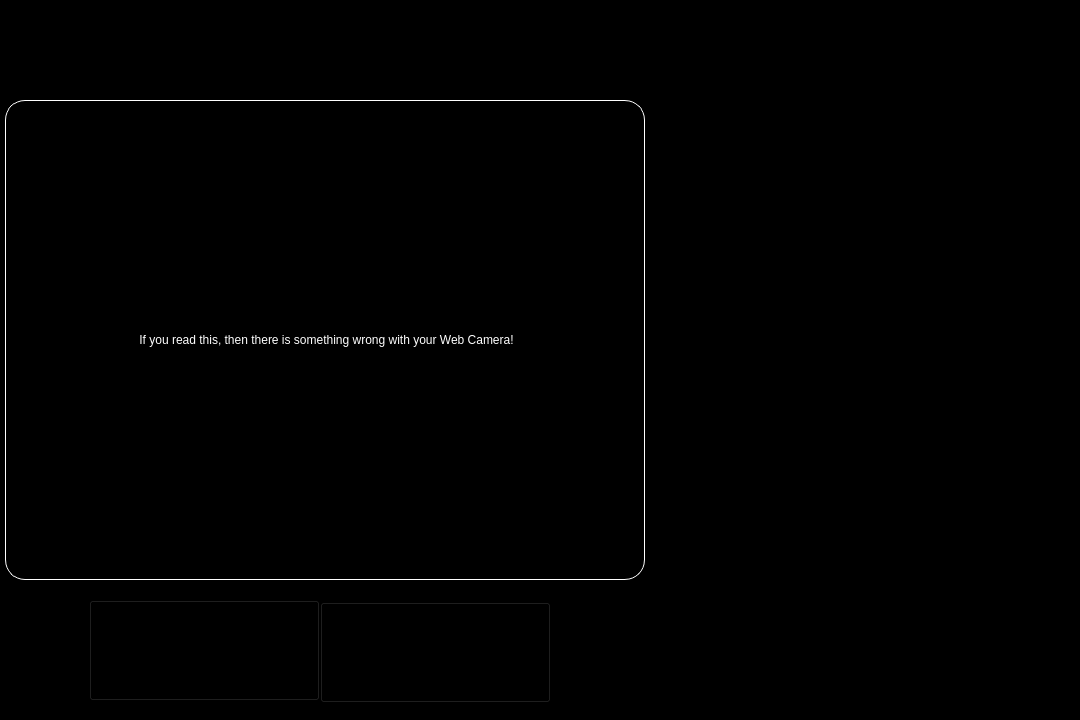
<?xml version="1.0" encoding="UTF-8"?>
<ui version="4.0">
 <class>MainWindow</class>
 <widget class="QMainWindow" name="MainWindow">
  <property name="geometry">
   <rect>
    <x>0</x>
    <y>0</y>
    <width>1080</width>
    <height>720</height>
   </rect>
  </property>
  <property name="windowTitle">
   <string>MainWindow</string>
  </property>
  <property name="styleSheet">
   <string notr="true">background-color: rgb(0, 0, 0);</string>
  </property>
  <widget class="QWidget" name="centralwidget">
   <widget class="QLabel" name="videoLabel">
    <property name="geometry">
     <rect>
      <x>5</x>
      <y>100</y>
      <width>640</width>
      <height>480</height>
     </rect>
    </property>
    <property name="styleSheet">
     <string notr="true">background-color: rgb(0, 0, 0);
font:18pt &quot;Karisma&quot;;
color: rgb(255, 255, 255);
border-color: rgb(255, 255, 255);
border-style: solid;
border-width: 1px 1px 1px 1px;
border-radius: 20px;</string>
    </property>
    <property name="text">
     <string>&lt;html&gt;&lt;head/&gt;&lt;body&gt;&lt;p align=&quot;center&quot;&gt;If you read this, then there is something wrong with your Web Camera!&lt;/p&gt;&lt;/body&gt;&lt;/html&gt;</string>
    </property>
   </widget>
   <widget class="QLabel" name="kartisTechLabel">
    <property name="geometry">
     <rect>
      <x>240</x>
      <y>10</y>
      <width>640</width>
      <height>81</height>
     </rect>
    </property>
    <property name="styleSheet">
     <string notr="true">background-color: transparent;
color: rgb(255, 255, 255);
border-color: rgb(255, 255, 255);</string>
    </property>
    <property name="text">
     <string/>
    </property>
    <property name="pixmap">
     <pixmap>../../../gui_tools/KartisTechnology(white).png</pixmap>
    </property>
    <property name="scaledContents">
     <bool>true</bool>
    </property>
   </widget>
   <widget class="QLabel" name="label">
    <property name="enabled">
     <bool>true</bool>
    </property>
    <property name="geometry">
     <rect>
      <x>730</x>
      <y>-40</y>
      <width>481</width>
      <height>761</height>
     </rect>
    </property>
    <property name="text">
     <string/>
    </property>
    <property name="pixmap">
     <pixmap>../../../gui_tools/ironman-portrait.webp</pixmap>
    </property>
    <property name="scaledContents">
     <bool>true</bool>
    </property>
   </widget>
   <widget class="QPushButton" name="LoginButton_3">
    <property name="geometry">
     <rect>
      <x>89</x>
      <y>600</y>
      <width>231</width>
      <height>101</height>
     </rect>
    </property>
    <property name="cursor">
     <cursorShape>PointingHandCursor</cursorShape>
    </property>
    <property name="styleSheet">
     <string notr="true">border-image: url(E:/CODING/Artificial_Intelligence/FacialRecogByJARVIS/with GUI/gui_tools/login-empty.png);
background:transparent;</string>
    </property>
    <property name="text">
     <string/>
    </property>
    <property name="flat">
     <bool>false</bool>
    </property>
   </widget>
   <widget class="QPushButton" name="LoginButton_2">
    <property name="geometry">
     <rect>
      <x>320</x>
      <y>602</y>
      <width>231</width>
      <height>101</height>
     </rect>
    </property>
    <property name="cursor">
     <cursorShape>PointingHandCursor</cursorShape>
    </property>
    <property name="styleSheet">
     <string notr="true">border-image: url(E:/CODING/Artificial_Intelligence/FacialRecogByJARVIS/with GUI/gui_tools/exit.png);
background:transparent;</string>
    </property>
    <property name="text">
     <string/>
    </property>
    <property name="flat">
     <bool>false</bool>
    </property>
   </widget>
   <zorder>videoLabel</zorder>
   <zorder>label</zorder>
   <zorder>kartisTechLabel</zorder>
   <zorder>LoginButton_3</zorder>
   <zorder>LoginButton_2</zorder>
  </widget>
 </widget>
 <resources/>
 <connections/>
</ui>
